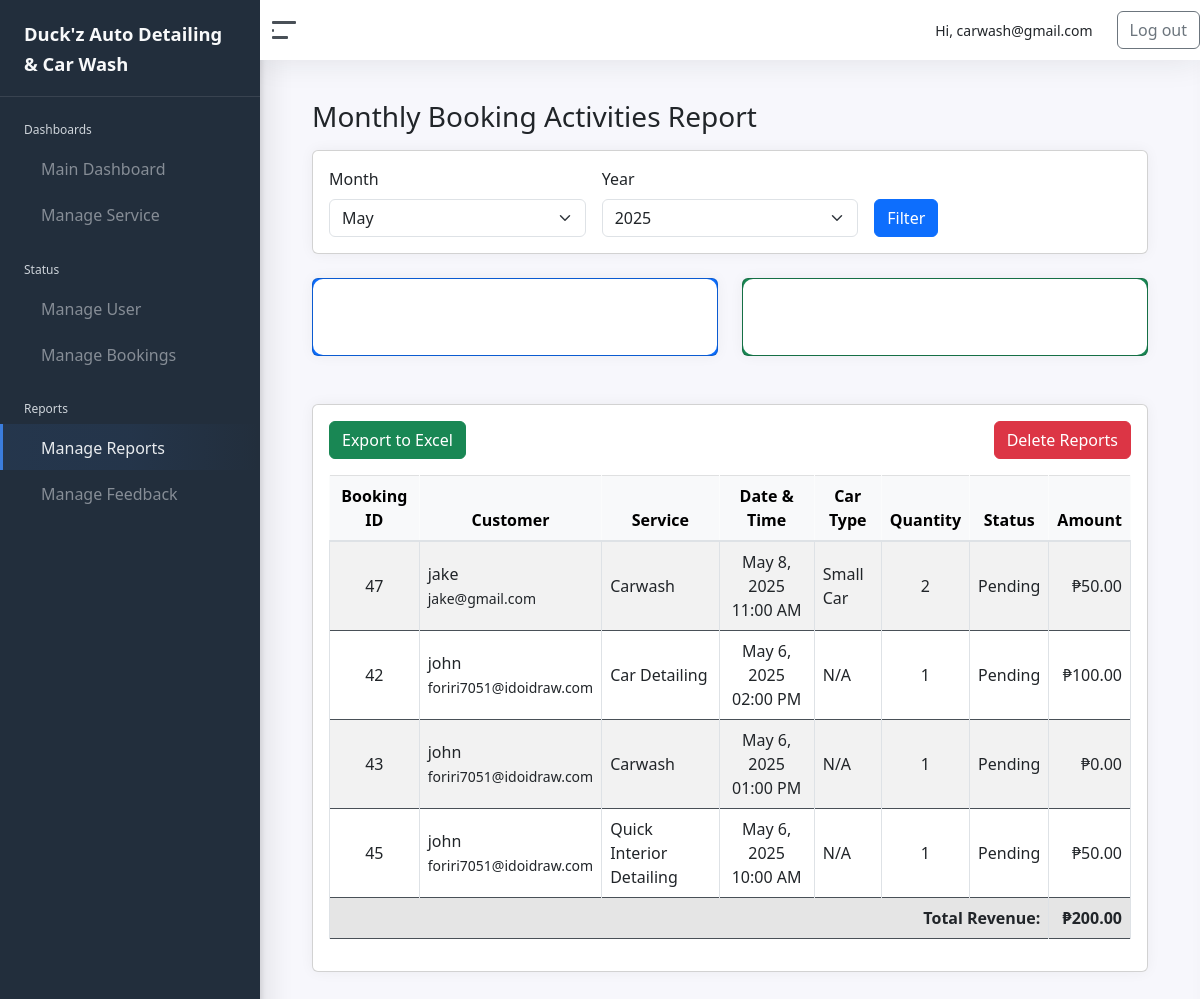
Page /admin/manage_reports.php (signed in) on the committed database.
### tables this page shows
CREATE TABLE `bookings` (
  `BookingID` int(11) NOT NULL,
  `CustomerID` int(11) NOT NULL,
  `ServiceID` int(11) NOT NULL,
  `BookingDate` datetime DEFAULT current_timestamp(),
  `StatusID` int(11) DEFAULT 1,
  `NumberOfCars` int(11) DEFAULT 1,
  `CarType` varchar(50) DEFAULT NULL,
  `CarQuantity` int(11) NOT NULL DEFAULT 1,
  `CarTypeID` int(11) NOT NULL
);

CREATE TABLE `customer` (
  `CustomerID` int(11) NOT NULL,
  `Username` varchar(50) NOT NULL,
  `EmailAddress` varchar(100) NOT NULL,
  `Age` int(11) DEFAULT NULL,
  `Password` varchar(255) NOT NULL,
  `ConfirmPassword` varchar(255) NOT NULL,
  `ProfilePicture` varchar(255) DEFAULT NULL,
  `ServiceID` int(11) DEFAULT NULL,
  `BookingDate` datetime DEFAULT NULL,
  `StatusID` int(11) DEFAULT 1,
  `is_google_user` tinyint(1) DEFAULT 0,
  `Status` enum('Active','Blocked') NOT NULL DEFAULT 'Active',
  `otp_code` varchar(6) DEFAULT NULL,
  `otp_expires_at` datetime DEFAULT NULL
);

CREATE TABLE `service` (
  `ServiceID` int(11) NOT NULL,
  `ServiceName` varchar(100) NOT NULL,
  `Description` text DEFAULT NULL,
  `ImagePath` varchar(255) DEFAULT NULL,
  `BasePrice` decimal(10,2) NOT NULL DEFAULT 0.00
);

CREATE TABLE `car_types` (
  `CarTypeID` int(11) NOT NULL,
  `TypeName` varchar(50) NOT NULL,
  `Description` varchar(255) DEFAULT NULL,
  `BasePrice` decimal(10,2) NOT NULL,
  `EstimatedDuration` int(11) NOT NULL COMMENT 'Duration in minutes'
);

CREATE TABLE `status` (
  `StatusID` int(11) NOT NULL,
  `StatusName` varchar(20) NOT NULL
);

### admin/manage_reports.php (the view, shortened to what this page needs)
<?php
require_once '../connection/conn.php';
$current_month = date('m');
$current_year = date('Y');
$selected_month = $_GET['month'] ?? $current_month;
$selected_year = $_GET['year'] ?? $current_year;
$query = "
SELECT
    b.BookingID,
    c.Username,
    c.EmailAddress,
    s.ServiceName,
    b.BookingDate,
    st.StatusName,
    s.BasePrice,
    ct.TypeName,
    ct.BasePrice AS CarTypePrice,
    b.CarQuantity,
    (CASE
        WHEN s.ServiceName LIKE '%Carwash%' THEN ct.BasePrice * b.CarQuantity
        ELSE s.BasePrice * b.CarQuantity
    END) AS TotalPrice
FROM bookings b
JOIN customer c ON b.CustomerID = c.CustomerID
JOIN service s ON b.ServiceID = s.ServiceID
JOIN status st ON b.StatusID = st.StatusID
LEFT JOIN car_types ct ON b.CarTypeID = ct.CarTypeID
WHERE MONTH(b.BookingDate) = ? AND YEAR(b.BookingDate) = ?
ORDER BY b.BookingDate DESC
";
$stmt = $conn->prepare($query);
$stmt->bind_param("ii", $selected_month, $selected_year);
$stmt->execute();
$result = $stmt->get_result();
$total_bookings = 0;
$total_revenue = 0;
if ($result) {
    while ($row = $result->fetch_assoc()) {
        $total_bookings++;
        $total_revenue += $row['TotalPrice'];
    }
}
?>
<!DOCTYPE html>
<html lang="en">
<head>
    <?php include 'includes/head.php'; ?>
</head>
<body>
    <div class="wrapper">
        <?php include 'includes/sidebar.php'; ?>
        <div class="main">
            <?php include 'includes/navbar.php'; ?>
            <main class="content">
                <div class="container-fluid">
                    <h1 class="h3 mb-3">Monthly Booking Activities Report</h1>
                    <div class="card mb-4">
                        <div class="card-body">
                            <form method="GET" class="row g-3">
                                <div class="col-md-4">
                                    <label for="month" class="form-label">Month</label>
                                    <select class="form-select" id="month" name="month">
                                        <?php for ($m = 1; $m <= 12; $m++): ?>
                                            <option value="<?= $m ?>" <?= $m == $selected_month ? 'selected' : '' ?>>
                                                <?= date('F', mktime(0, 0, 0, $m, 1)) ?>
                                            </option>
                                        <?php endfor; ?>
                                    </select>
                                </div>
                                <div class="col-md-4">
                                    <label for="year" class="form-label">Year</label>
                                    <select class="form-select" id="year" name="year">
                                        <?php for ($y = date('Y'); $y >= 2020; $y--): ?>
                                            <option value="<?= $y ?>" <?= $y == $selected_year ? 'selected' : '' ?>>
                                                <?= $y ?>
                                            </option>
                                        <?php endfor; ?>
                                    </select>
                                </div>
                                <div class="col-md-4 d-flex align-items-end">
                                    <button type="submit" class="btn btn-primary">Filter</button>
                                </div>
                            </form>
                        </div>
                    </div>
                    <div class="row mb-4">
                        <div class="col-md-6">
                            <div class="card bg-primary text-white">
                                <div class="card-body">
                                    <h5 class="card-title">Total Bookings</h5>
                                    <h2 class="card-text"><?= $total_bookings ?></h2>
                                </div>
                            </div>
                        </div>
                        <div class="col-md-6">
                            <div class="card bg-success text-white">
                                <div class="card-body">
                                    <h5 class="card-title">Total Revenue</h5>
                                    <h2 class="card-text">₱<?= number_format($total_revenue, 2) ?></h2>
                                </div>
                            </div>
                        </div>
                    </div>
                    <div class="card">
                        <div class="card-body">
                            <div class="mb-3 d-flex justify-content-between">
                                <form action="export_activity_report_excel.php" method="POST">
                                    <button type="submit" class="btn btn-success">
                                        <i class="feather icon-download"></i> Export to Excel
                                    </button>
                                </form>
                                <button type="button" class="btn btn-danger" data-bs-toggle="modal" data-bs-target="#deleteReportModal">
                                    <i class="feather icon-trash-2"></i> Delete Reports
                                </button>
                            </div>
                            <div class="table-responsive">
                                <table class="table table-bordered table-striped align-middle">
                                    <thead class="table-light text-center">
                                        <tr>
                                            <th>Booking ID</th>
                                            <th>Customer</th>
                                            <th>Service</th>
                                            <th>Date & Time</th>
                                            <th>Car Type</th>
                                            <th>Quantity</th>
                                            <th>Status</th>
                                            <th>Amount</th>
                                        </tr>
                                    </thead>
                                    <tbody>
                                        <?php if ($result && $result->num_rows > 0): ?>
                                            <?php while ($row = $result->fetch_assoc()): ?>
                                                <tr>
                                                    <td class="text-center"><?= $row['BookingID'] ?></td>
                                                    <td>
                                                        <?= htmlspecialchars($row['Username']) ?><br>
                                                        <small><?= htmlspecialchars($row['EmailAddress']) ?></small>
                                                    </td>
                                                    <td><?= htmlspecialchars($row['ServiceName']) ?></td>
                                                    <td class="text-center"><?= date('M j, Y h:i A', strtotime($row['BookingDate'])) ?></td>
                                                    <td><?= $row['TypeName'] ?? 'N/A' ?></td>
                                                    <td class="text-center"><?= $row['CarQuantity'] ?></td>
                                                    <td class="text-center"><?= $row['StatusName'] ?></td>
                                                    <td class="text-end">₱<?= number_format($row['TotalPrice'], 2) ?></td>
                                                </tr>
                                            <?php endwhile; ?>
                                        <?php else: ?>
                                            <tr><td colspan="8" class="text-center">No records found for selected month.</td></tr>
                                        <?php endif; ?>
                                    </tbody>
                                    <tfoot>
                                        <tr class="table-active">
                                            <th colspan="7" class="text-end">Total Revenue:</th>
                                            <th class="text-end">₱<?= number_format($total_revenue, 2) ?></th>
                                        </tr>
                                    </tfoot>
                                </table>
                            </div>
                        </div>
                    </div>
                </div>
            </main>
        </div>
    </div>
</body>
</html>

### admin/css/admin-style.css (style rules this page uses)
html { scroll-behavior: smooth; }
body { background-color: #f8f9fa; font-family: 'Segoe UI', Tahoma, Geneva, Verdana, sans-serif; color: #333; }
.content { max-height: 100vh; overflow-y: auto; }
.wrapper { height: 100vh; }
.main { flex: 1; overflow-y: auto; padding-bottom: 50px; height: calc(100vh - 60px); }
.card { border: 1px solid #ddd; margin-bottom: 20px; transition: transform 0.3s ease-in-out, box-shadow 0.3s ease; border-radius: 10px; opacity: 0; animation: fadeInUp 0.8s forwards; }
.card-body { padding: 20px; background-color: #ffffff; border-radius: 10px; }
.card-title { font-size: 1.2rem; font-weight: bold; color: #007bff; }
.card-text { font-size: 1rem; }

### rows in the picture
bookings: BookingID "47", CustomerID.Username "jake", CustomerID.EmailAddress "jake@gmail.com", ServiceID.ServiceName "Carwash", BookingDate "May 8, 2025 11:00 AM", CarTypeID.TypeName "Small Car", CarQuantity "2", StatusID.StatusName "Pending", TotalPrice "50.00"
bookings: BookingID "42", CustomerID.Username "john", CustomerID.EmailAddress "foriri7051@idoidraw.com", ServiceID.ServiceName "Car Detailing", BookingDate "May 6, 2025 02:00 PM", TypeName "N/A", CarQuantity "1", StatusID.StatusName "Pending", TotalPrice "100.00"
bookings: BookingID "43", CustomerID.Username "john", CustomerID.EmailAddress "foriri7051@idoidraw.com", ServiceID.ServiceName "Carwash", BookingDate "May 6, 2025 01:00 PM", TypeName "N/A", CarQuantity "1", StatusID.StatusName "Pending", TotalPrice "0.00"
bookings: BookingID "45", CustomerID.Username "john", CustomerID.EmailAddress "foriri7051@idoidraw.com", ServiceID.ServiceName "Quick Interior Detailing", BookingDate "May 6, 2025 10:00 AM", TypeName "N/A", CarQuantity "1", StatusID.StatusName "Pending", TotalPrice "50.00"

### other values in the picture
$_SESSION["email"] "carwash@gmail.com"
$total_revenue "200.00"
form field month "May"
form field year "2025"
